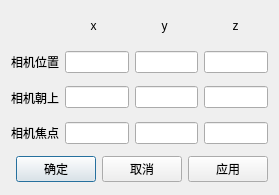
<?xml version="1.0" encoding="UTF-8"?>
<ui version="4.0">
 <class>CCamera</class>
 <widget class="QDialog" name="CCamera">
  <property name="geometry">
   <rect>
    <x>0</x>
    <y>0</y>
    <width>279</width>
    <height>195</height>
   </rect>
  </property>
  <property name="windowTitle">
   <string>相机属性</string>
  </property>
  <layout class="QVBoxLayout" name="verticalLayout">
   <item>
    <widget class="QWidget" name="widget_4" native="true">
     <layout class="QHBoxLayout" name="horizontalLayout_4" stretch="0,1,1,1">
      <property name="leftMargin">
       <number>0</number>
      </property>
      <property name="topMargin">
       <number>0</number>
      </property>
      <property name="rightMargin">
       <number>0</number>
      </property>
      <property name="bottomMargin">
       <number>0</number>
      </property>
      <item>
       <spacer name="horizontalSpacer">
        <property name="orientation">
         <enum>Qt::Horizontal</enum>
        </property>
        <property name="sizeHint" stdset="0">
         <size>
          <width>50</width>
          <height>10</height>
         </size>
        </property>
       </spacer>
      </item>
      <item>
       <widget class="QLabel" name="label_4">
        <property name="text">
         <string>x</string>
        </property>
        <property name="alignment">
         <set>Qt::AlignCenter</set>
        </property>
       </widget>
      </item>
      <item>
       <widget class="QLabel" name="label_5">
        <property name="text">
         <string>y</string>
        </property>
        <property name="alignment">
         <set>Qt::AlignCenter</set>
        </property>
       </widget>
      </item>
      <item>
       <widget class="QLabel" name="label_6">
        <property name="text">
         <string>z</string>
        </property>
        <property name="alignment">
         <set>Qt::AlignCenter</set>
        </property>
       </widget>
      </item>
     </layout>
    </widget>
   </item>
   <item>
    <widget class="QWidget" name="widget_3" native="true">
     <layout class="QHBoxLayout" name="horizontalLayout_3">
      <property name="leftMargin">
       <number>0</number>
      </property>
      <property name="topMargin">
       <number>0</number>
      </property>
      <property name="rightMargin">
       <number>0</number>
      </property>
      <property name="bottomMargin">
       <number>0</number>
      </property>
      <item>
       <widget class="QLabel" name="label_2">
        <property name="text">
         <string>相机位置</string>
        </property>
       </widget>
      </item>
      <item>
       <widget class="QLineEdit" name="lineEdit_CameraPosX"/>
      </item>
      <item>
       <widget class="QLineEdit" name="lineEdit_CameraPosY"/>
      </item>
      <item>
       <widget class="QLineEdit" name="lineEdit_CameraPosZ"/>
      </item>
     </layout>
    </widget>
   </item>
   <item>
    <widget class="QWidget" name="widget" native="true">
     <layout class="QHBoxLayout" name="horizontalLayout">
      <property name="leftMargin">
       <number>0</number>
      </property>
      <property name="topMargin">
       <number>0</number>
      </property>
      <property name="rightMargin">
       <number>0</number>
      </property>
      <property name="bottomMargin">
       <number>0</number>
      </property>
      <item>
       <widget class="QLabel" name="label">
        <property name="text">
         <string>相机朝上</string>
        </property>
       </widget>
      </item>
      <item>
       <widget class="QLineEdit" name="lineEdit_CameraViewUpX"/>
      </item>
      <item>
       <widget class="QLineEdit" name="lineEdit_CameraViewUpY"/>
      </item>
      <item>
       <widget class="QLineEdit" name="lineEdit_CameraViewUpZ"/>
      </item>
     </layout>
    </widget>
   </item>
   <item>
    <widget class="QWidget" name="widget_2" native="true">
     <layout class="QHBoxLayout" name="horizontalLayout_2">
      <property name="leftMargin">
       <number>0</number>
      </property>
      <property name="topMargin">
       <number>0</number>
      </property>
      <property name="rightMargin">
       <number>0</number>
      </property>
      <property name="bottomMargin">
       <number>0</number>
      </property>
      <item>
       <widget class="QLabel" name="label_3">
        <property name="text">
         <string>相机焦点</string>
        </property>
       </widget>
      </item>
      <item>
       <widget class="QLineEdit" name="lineEdit_CameraFocusX"/>
      </item>
      <item>
       <widget class="QLineEdit" name="lineEdit_CameraFocusY"/>
      </item>
      <item>
       <widget class="QLineEdit" name="lineEdit_CameraFocusZ"/>
      </item>
     </layout>
    </widget>
   </item>
   <item>
    <widget class="QWidget" name="widget_5" native="true">
     <layout class="QHBoxLayout" name="horizontalLayout_5" stretch="1,0,0,0">
      <property name="leftMargin">
       <number>0</number>
      </property>
      <property name="topMargin">
       <number>0</number>
      </property>
      <property name="rightMargin">
       <number>0</number>
      </property>
      <property name="bottomMargin">
       <number>0</number>
      </property>
      <item>
       <spacer name="horizontalSpacer_2">
        <property name="orientation">
         <enum>Qt::Horizontal</enum>
        </property>
        <property name="sizeHint" stdset="0">
         <size>
          <width>40</width>
          <height>20</height>
         </size>
        </property>
       </spacer>
      </item>
      <item>
       <widget class="QPushButton" name="pushButton_Ok">
        <property name="text">
         <string>确定</string>
        </property>
       </widget>
      </item>
      <item>
       <widget class="QPushButton" name="pushButton_Cancel">
        <property name="text">
         <string>取消</string>
        </property>
       </widget>
      </item>
      <item>
       <widget class="QPushButton" name="pushButton_Apply">
        <property name="text">
         <string>应用</string>
        </property>
       </widget>
      </item>
     </layout>
    </widget>
   </item>
  </layout>
 </widget>
 <resources/>
 <connections/>
</ui>
